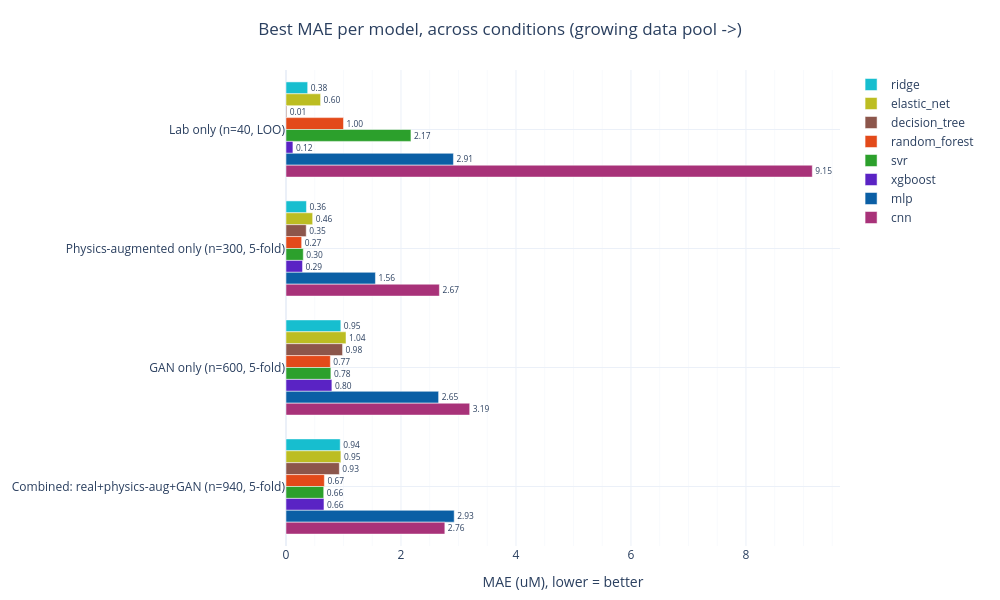

Notebook source saved alongside this figure:
### Code cell
# Standalone re-plot of "Best MAE per model, across conditions"
#  as a horizontal bar chart so the condition labels read normally
import sys
from pathlib import Path

import pandas as pd
import plotly.graph_objects as go

here = Path().resolve()
ROOT_DIR = next(p for p in [here, *here.parents] if (p / 'paths.py').exists())
if str(ROOT_DIR) not in sys.path:
    sys.path.append(str(ROOT_DIR))

import paths
from plot_style import apply_default_plotly_layout

CONDITIONS = ['lab', 'physics_aug', 'gan', 'combined']
CONDITION_LABELS = {
    'lab': 'Lab only (n=40, LOO)',
    'physics_aug': 'Physics-augmented only (n=300, 5-fold)',
    'gan': 'GAN only (n=600, 5-fold)',
    'combined': 'Combined: real+physics-aug+GAN (n=940, 5-fold)',
}
ML_MODELS = ['ridge', 'elastic_net', 'decision_tree', 'random_forest', 'svr', 'xgboost']
ALL_MODELS = ML_MODELS + ['mlp', 'cnn']
MODEL_COLORS = {
    'ridge': '#17becf', 'elastic_net': '#bcbd22', 'decision_tree': '#8c564b',
    'random_forest': '#e34a1a', 'svr': '#2ca02c', 'xgboost': '#5a23c4',
    'mlp': '#0b5fa5', 'cnn': '#a83279',
}

# --- reload the persisted per-condition "best model" tables -----------------
best_tables = {}
for condition in CONDITIONS:
    csv_path = paths.condition_best_models_csv(condition)
    if not csv_path.exists():
        print(f"missing: {csv_path}")
        continue
    best_tables[condition] = pd.read_csv(csv_path)

best_long = pd.concat(
    [t.assign(condition=c) for c, t in best_tables.items() if not t.empty],
    ignore_index=True,
) if best_tables else pd.DataFrame()

condition_labels_ordered = [CONDITION_LABELS[c] for c in CONDITIONS]

fig = go.Figure()
if not best_long.empty:
    for model in ALL_MODELS:
        sub = best_long[best_long['model'] == model].set_index('condition').reindex(CONDITIONS)
        if sub['mae'].isna().all():
            continue
        fig.add_trace(go.Bar(
            y=condition_labels_ordered, x=sub['mae'], name=model, orientation='h',
            marker_color=MODEL_COLORS.get(model, '#999999'),
            text=[f'{v:.2f}' if pd.notna(v) else '' for v in sub['mae']],
            textposition='outside',
        ))

fig = apply_default_plotly_layout(
    fig, title_text='Best MAE per model, across conditions (growing data pool ->)',
    xaxis_title='MAE (uM), lower = better', yaxis_title=None)
fig.update_layout(
    barmode='group',
    height=600, width=1000,
    # legend was overlapping the centered title as a wide horizontal strip
    # (8 models); moved to a vertical list on the right of the plot instead.
    legend=dict(orientation='v', yanchor='top', y=1, xanchor='left', x=1.02),
    margin=dict(l=220, r=160, t=70, b=50),  # l: room for the long condition labels
)
fig.update_yaxes(categoryarray=condition_labels_ordered, categoryorder='array', autorange='reversed')
fig.show()

### Figure 1 — Plotly figure (JSON) as saved in the notebook; plotly's stock layout.template omitted (floating-point values rounded to 4 significant figures)
{"data": [{"marker": {"color": "#17becf"}, "name": "ridge", "orientation": "h", "text": ["0.38", "0.36", "0.95", "0.94"], "textposition": "outside", "type": "bar", "x": [0.3771, 0.3556, 0.9539, 0.9432], "y": ["Lab only (n=40, LOO)", "Physics-augmented only (n=300, 5-fold)", "GAN only (n=600, 5-fold)", "Combined: real+physics-aug+GAN (n=940, 5-fold)"]}, {"marker": {"color": "#bcbd22"}, "name": "elastic_net", "orientation": "h", "text": ["0.60", "0.46", "1.04", "0.95"], "textposition": "outside", "type": "bar", "x": [0.6015, 0.4638, 1.044, 0.9549], "y": ["Lab only (n=40, LOO)", "Physics-augmented only (n=300, 5-fold)", "GAN only (n=600, 5-fold)", "Combined: real+physics-aug+GAN (n=940, 5-fold)"]}, {"marker": {"color": "#8c564b"}, "name": "decision_tree", "orientation": "h", "text": ["0.01", "0.35", "0.98", "0.93"], "textposition": "outside", "type": "bar", "x": [0.01321, 0.3516, 0.9838, 0.9276], "y": ["Lab only (n=40, LOO)", "Physics-augmented only (n=300, 5-fold)", "GAN only (n=600, 5-fold)", "Combined: real+physics-aug+GAN (n=940, 5-fold)"]}, {"marker": {"color": "#e34a1a"}, "name": "random_forest", "orientation": "h", "text": ["1.00", "0.27", "0.77", "0.67"], "textposition": "outside", "type": "bar", "x": [1.0, 0.2723, 0.7712, 0.6671], "y": ["Lab only (n=40, LOO)", "Physics-augmented only (n=300, 5-fold)", "GAN only (n=600, 5-fold)", "Combined: real+physics-aug+GAN (n=940, 5-fold)"]}, {"marker": {"color": "#2ca02c"}, "name": "svr", "orientation": "h", "text": ["2.17", "0.30", "0.78", "0.66"], "textposition": "outside", "type": "bar", "x": [2.173, 0.3008, 0.7805, 0.6561], "y": ["Lab only (n=40, LOO)", "Physics-augmented only (n=300, 5-fold)", "GAN only (n=600, 5-fold)", "Combined: real+physics-aug+GAN (n=940, 5-fold)"]}, {"marker": {"color": "#5a23c4"}, "name": "xgboost", "orientation": "h", "text": ["0.12", "0.29", "0.80", "0.66"], "textposition": "outside", "type": "bar", "x": [0.1203, 0.2876, 0.7981, 0.6604], "y": ["Lab only (n=40, LOO)", "Physics-augmented only (n=300, 5-fold)", "GAN only (n=600, 5-fold)", "Combined: real+physics-aug+GAN (n=940, 5-fold)"]}, {"marker": {"color": "#0b5fa5"}, "name": "mlp", "orientation": "h", "text": ["2.91", "1.56", "2.65", "2.93"], "textposition": "outside", "type": "bar", "x": [2.912, 1.555, 2.654, 2.926], "y": ["Lab only (n=40, LOO)", "Physics-augmented only (n=300, 5-fold)", "GAN only (n=600, 5-fold)", "Combined: real+physics-aug+GAN (n=940, 5-fold)"]}, {"marker": {"color": "#a83279"}, "name": "cnn", "orientation": "h", "text": ["9.15", "2.67", "3.19", "2.76"], "textposition": "outside", "type": "bar", "x": [9.154, 2.668, 3.195, 2.763], "y": ["Lab only (n=40, LOO)", "Physics-augmented only (n=300, 5-fold)", "GAN only (n=600, 5-fold)", "Combined: real+physics-aug+GAN (n=940, 5-fold)"]}], "layout": {"barmode": "group", "height": 600, "legend": {"orientation": "v", "x": 1.02, "xanchor": "left", "y": 1, "yanchor": "top"}, "margin": {"b": 50, "l": 220, "r": 160, "t": 70}, "title": {"text": "Best MAE per model, across conditions (growing data pool ->)", "x": 0.5, "xanchor": "center"}, "width": 1000, "xaxis": {"minor": {"showgrid": true}, "showgrid": true, "title": {"text": "MAE (uM), lower = better"}}, "yaxis": {"autorange": "reversed", "categoryarray": ["Lab only (n=40, LOO)", "Physics-augmented only (n=300, 5-fold)", "GAN only (n=600, 5-fold)", "Combined: real+physics-aug+GAN (n=940, 5-fold)"], "categoryorder": "array", "minor": {"showgrid": true}, "showgrid": true, "title": {}}}}
